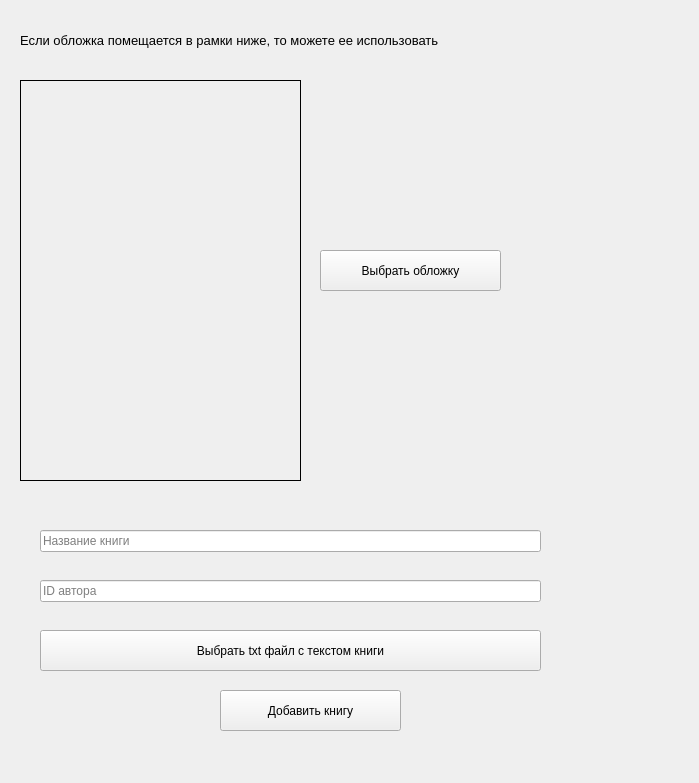
<?xml version="1.0" encoding="UTF-8"?>
<ui version="4.0">
 <class>Form</class>
 <widget class="QWidget" name="Form">
  <property name="geometry">
   <rect>
    <x>0</x>
    <y>0</y>
    <width>699</width>
    <height>783</height>
   </rect>
  </property>
  <property name="windowTitle">
   <string>Form</string>
  </property>
  <widget class="QLabel" name="image">
   <property name="geometry">
    <rect>
     <x>20</x>
     <y>80</y>
     <width>281</width>
     <height>401</height>
    </rect>
   </property>
   <property name="frameShape">
    <enum>QFrame::Box</enum>
   </property>
   <property name="text">
    <string/>
   </property>
  </widget>
  <widget class="QPushButton" name="chooseCover_btn">
   <property name="geometry">
    <rect>
     <x>320</x>
     <y>250</y>
     <width>181</width>
     <height>41</height>
    </rect>
   </property>
   <property name="text">
    <string>Выбрать обложку</string>
   </property>
  </widget>
  <widget class="QLabel" name="label">
   <property name="geometry">
    <rect>
     <x>20</x>
     <y>10</y>
     <width>561</width>
     <height>61</height>
    </rect>
   </property>
   <property name="font">
    <font>
     <pointsize>10</pointsize>
    </font>
   </property>
   <property name="text">
    <string>Если обложка помещается в рамки ниже, то можете ее использовать</string>
   </property>
  </widget>
  <widget class="QPushButton" name="addBook_btn">
   <property name="geometry">
    <rect>
     <x>220</x>
     <y>690</y>
     <width>181</width>
     <height>41</height>
    </rect>
   </property>
   <property name="text">
    <string>Добавить книгу</string>
   </property>
  </widget>
  <widget class="QLineEdit" name="nameEdit">
   <property name="geometry">
    <rect>
     <x>40</x>
     <y>530</y>
     <width>501</width>
     <height>22</height>
    </rect>
   </property>
   <property name="text">
    <string/>
   </property>
   <property name="placeholderText">
    <string>Название книги</string>
   </property>
  </widget>
  <widget class="QPushButton" name="chooseText_btn">
   <property name="geometry">
    <rect>
     <x>40</x>
     <y>630</y>
     <width>501</width>
     <height>41</height>
    </rect>
   </property>
   <property name="text">
    <string>Выбрать txt файл с текстом книги</string>
   </property>
  </widget>
  <widget class="QLineEdit" name="authorEdit">
   <property name="geometry">
    <rect>
     <x>40</x>
     <y>580</y>
     <width>501</width>
     <height>22</height>
    </rect>
   </property>
   <property name="text">
    <string/>
   </property>
   <property name="placeholderText">
    <string>ID автора</string>
   </property>
  </widget>
 </widget>
 <resources/>
 <connections/>
</ui>
